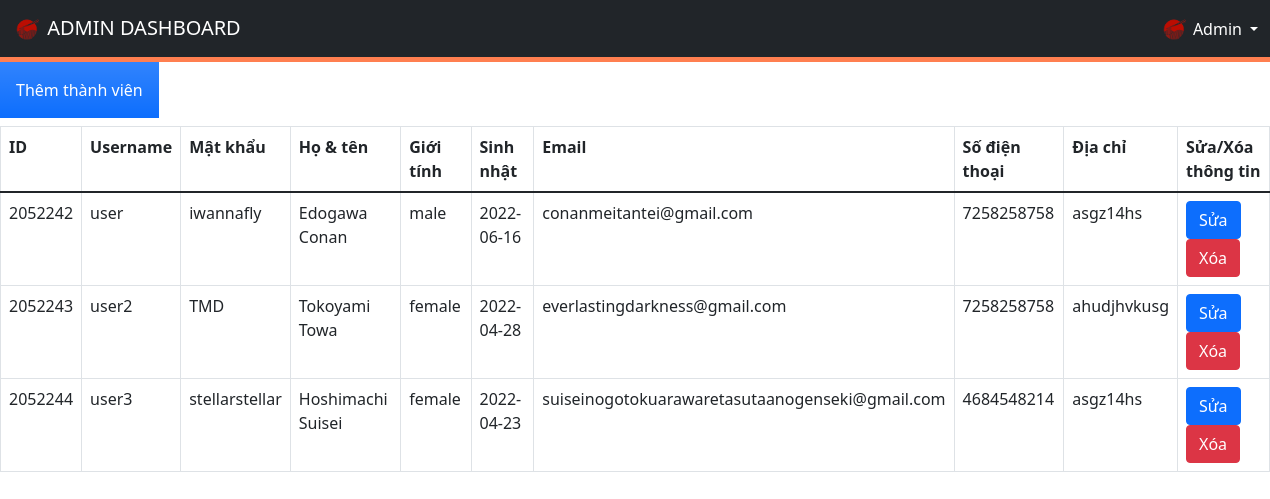
The page /admin/commentManagement.php on the database as committed earlier.
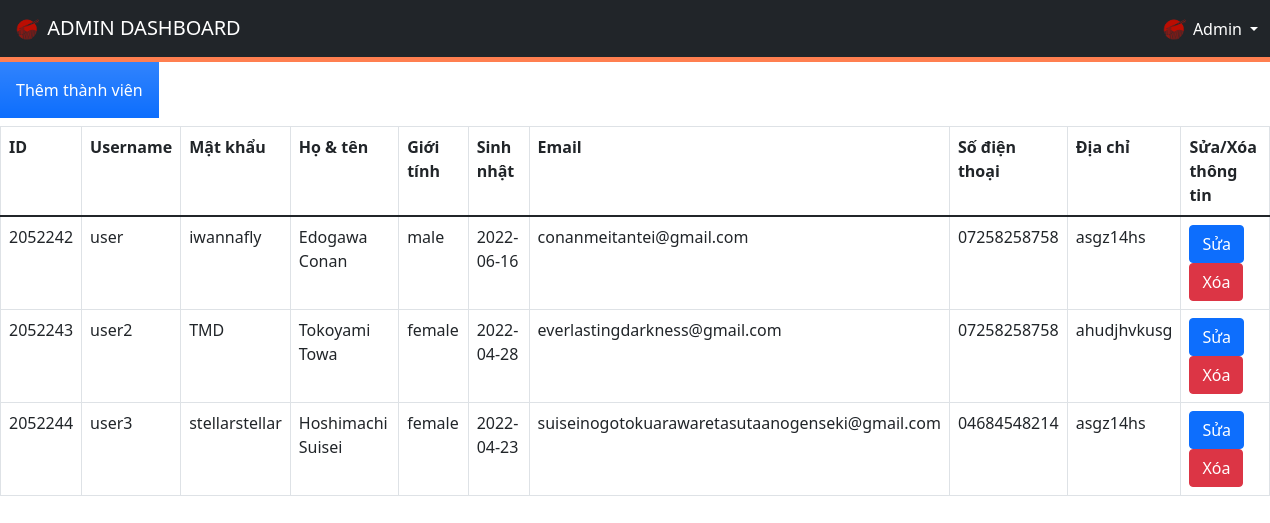
The same page on the database as committed later.
### tables this page shows
CREATE TABLE `user` (
  `id` int(10) UNSIGNED NOT NULL,
  `username` varchar(100) NOT NULL,
  `password` varchar(255) NOT NULL,
  `full_name` varchar(100) NOT NULL,
  `sex` varchar(6) NOT NULL COMMENT 'male, female, other',
  `birthday` date NOT NULL,
  `email` varchar(50) NOT NULL,
  `phone` varchar(15) NOT NULL,
  `address` varchar(255) NOT NULL,
  `active` tinyint(1) NOT NULL DEFAULT 1 COMMENT '0: banned, 1: active'
);

### admin/commentManagement.php (the view, shortened to what this page needs)
<!DOCTYPE html>
<html lang="en">
<head>
  <link href="https://cdnjs.cloudflare.com/ajax/libs/font-awesome/5.9.0/css/all.min.css" rel="stylesheet">
  <link href="https://cdn.jsdelivr.net/npm/bootstrap@5.1.3/dist/css/bootstrap.min.css" rel="stylesheet">
  <link rel="stylesheet" href="admin-styles/styles.css">
</head>
<body>
  <div>
    <?php $IPATH = $_SERVER["DOCUMENT_ROOT"]."/btl-web/admin/";
    include($IPATH."navbar.php");?>
  </div>
    <form method="post" action="memberManagement.php">
      <a href="newMember.php"><input type="button" class="p-3 mb-2 bg-primary bg-gradient text-white" value="Thêm thành viên"></a>
    </form>
      <?php
        include('../config/config.php');
        echo "<table class='table table-bordered'>
                <tr>
                    <th>ID</th>
                    <th>Username</th>
                    <th>Mật khẩu</th>
                    <th>Họ & tên</th>
                    <th>Giới tính</th>
                    <th>Sinh nhật</th>
                    <th>Email</th>
                    <th>Số điện thoại</th>
                    <th>Địa chỉ</th>
                    <th>Sửa/Xóa thông tin</th>
                </tr>
                <tbody>";
        $sql = "SELECT * from user";
        $result = $conn->query($sql);
        if ($result->num_rows > 0) {
          while ($row = $result->fetch_assoc()) {
              $id = $row['id'];
              echo "<tr><td>".$row['id']."</td><td>".$row['username']."</td><td>".$row['password'].
              "</td><td>".$row['full_name']."</td><td>".$row['sex']."</td><td>".$row['birthday']
              ."</td><td>".$row['email']."</td><td>".$row['phone']."</td><td>".$row['address']."</td>
              <td><a href='editMember.php?id=$id' class='btn btn-primary m-r-1em' name='edit'>Sửa</a>
              <a href='deleteMember.php?id=$id' class='btn btn-danger'>Xóa</a></td></tr>";
          }
          echo "</tbody></table>";
        }
      ?>
</body>
</html>

### admin/navbar.php (shortened to what this page needs)
<!DOCTYPE html>
<html lang="en">
<head>
  <link rel="stylesheet" href="admin-styles/adminButton.css">
</head>
<body>
  <nav class="my-navbar navbar navbar-expand-xl navbar-dark bg-dark">
    <div class="my-container container-fluid">
        <a class="navbar-brand" href="index.php">
            <img href="index.php" src="../img/logo.png" width="30" height="30" class="d-inline-block align-text-top" alt="">
            ADMIN DASHBOARD
        </a>
      <div class="d-flex align-items-center">
        <div class="dropdown">
          <a href="#" class="d-flex align-items-center text-white text-decoration-none dropdown-toggle" id="dropdownUser1" data-bs-toggle="dropdown" aria-expanded="false">
            <img src="../img/logo.png" alt="hugenerd" width="30" height="30" class="rounded-circle">
            <span class="d-none d-sm-inline mx-1">Admin</span>
          </a>
        </div>
      </div>
    </div>
  </nav>
</body>
</html>

### admin/admin-styles/styles.css (style rules this page uses)
:root { --color: #e74c3c; --border: 5px solid #e74c3c; --gray: #57606f; --bg: rgba(255, 255, 255, 0.3); }
.my-navbar { border-bottom: var(--border); }

### admin/admin-styles/adminButton.css (style rules this page uses)
* { margin: 0; padding: 0; box-sizing: border-box; outline: none; border: none; text-decoration: none; transition: 0.2s linear; }
:root { --color: #ff7f50; --border: 5px solid #ff7f50; --gray: #57606f; --bg: rgba(255, 255, 255, 0.3); }

Rows that differ between the two databases and show on the page:
changed user "user": phone "7258258758" → "07258258758"
changed user "user2": phone "7258258758" → "07258258758"
changed user "user3": phone "4684548214" → "04684548214"
